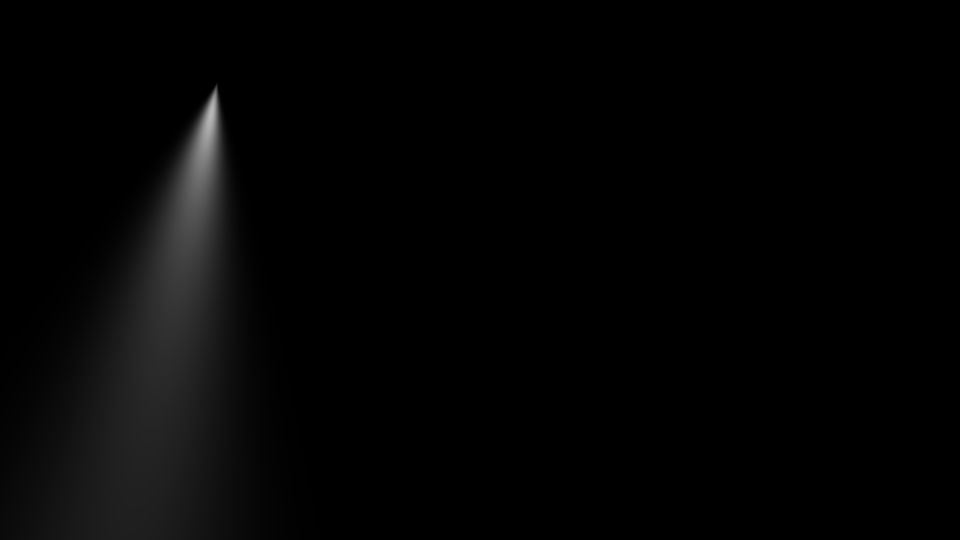
#> input picture img/left_w.bmp, 960 x 540 px, found by its file name
$ python spotlight.py
#> lines starting #> are read from the running program, lines starting #| are printed output that depends on the picture; after the words box and inside, x2 and y2 are one past the last pixel; in counts of white or black regions, pixels touching at a corner belong together
import os
import random
import numpy as np
from PIL import Image


# ========== ユーザーが指定する部分 ==========
# 入力画像（グレースケール）のファイル名
image_files = [
    'img\\left_w.bmp',
    'img\\center_w.bmp',
    'img\\right_w.bmp'
]

# 出力フォルダを指定
output_folder = 'C:\\Users\\nailr\\VScode Projects\\master\\output\\output_rgb'

# 色指定モード
use_random_color = False  # ← True にすればランダムカラー

# ランダムでない場合に使う色（RGBタプル）
# image_filesと同じ順番で設定
specified_colors = [
    (255, 0, 0),
    (255, 0, 0),
    (255, 0, 0),
]
# ============================================


def load_grayscale_image(path):
#> called with path = 'img\\left_w.bmp'
    return Image.open(path).convert('L')

def create_color_image(size, color):
    return Image.new('RGB', size, color)

def multiply_images(gray_img, color_img):
    gray_np = np.array(gray_img) / 255.0
    color_np = np.array(color_img)
    result_np = (color_np * gray_np[..., None]).astype(np.uint8)
    return Image.fromarray(result_np)

def add_all_images_hdr(image_list):
    result = np.zeros_like(np.array(image_list[0]), dtype=np.float32)
    for img in image_list:
        result += np.array(img, dtype=np.float32)
    max_val = np.max(result)
    if max_val > 0:
        result = (result / max_val) * 255
    return Image.fromarray(np.clip(result, 0, 255).astype(np.uint8))

def ensure_output_dir(path):
    os.makedirs(path, exist_ok=True)

def get_color(index):
    if use_random_color:
        return tuple(random.randint(0, 255) for _ in range(3))
    else:
        return specified_colors[index]

def process_images(image_paths, output_dir):
    ensure_output_dir(output_dir)
    colored_images = []

    for i, path in enumerate(image_paths):
        gray_img = load_grayscale_image(path)
        color = get_color(i)
        color_img = create_color_image(gray_img.size, color)
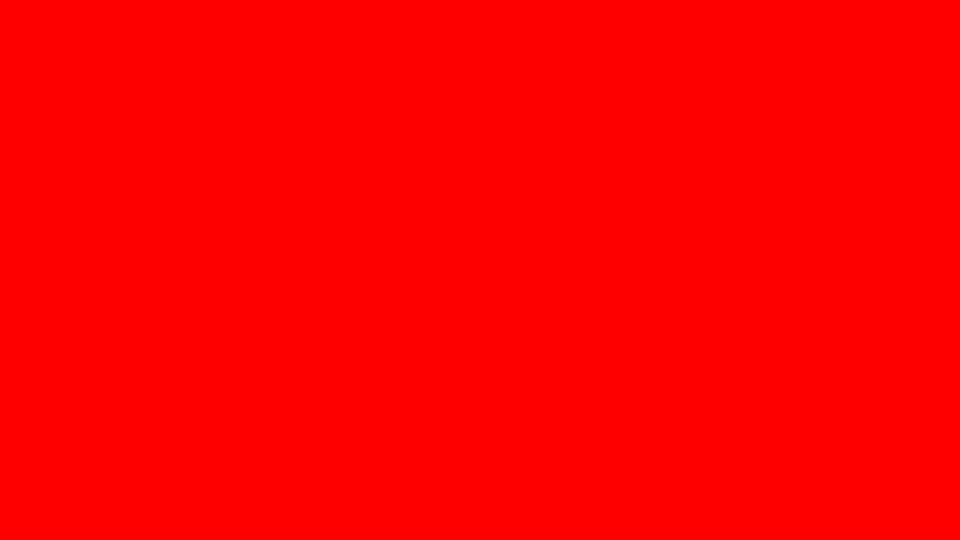
#> color_img: PIL image 960x540 RGB; mean R, G, B 255, 0, 0

        print(f"Processing: {path} with color {color}")
        colored_img = multiply_images(gray_img, color_img)
#> in multiply_images, `result_np = (color_np * gray_np[..., None]).astype(np.uint8)`:
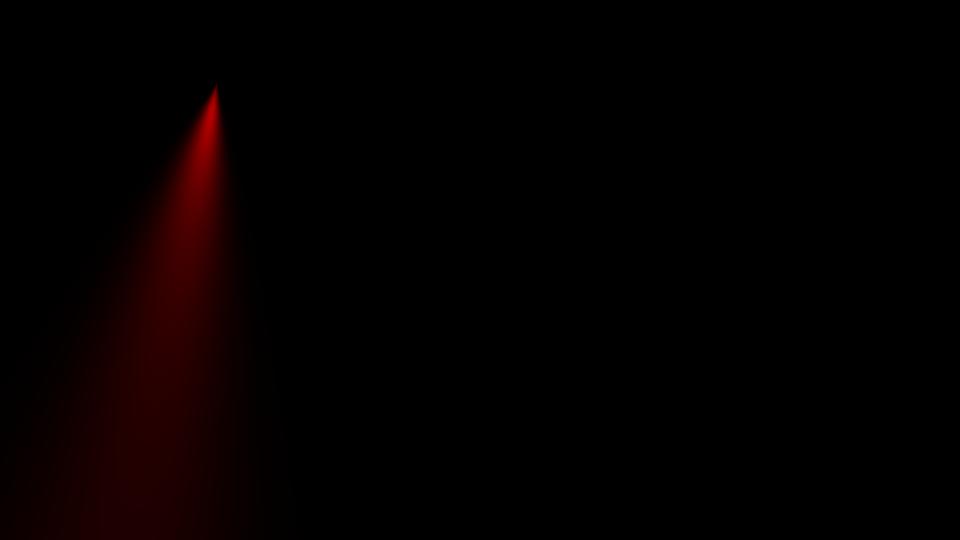
#> result_np: shape (540, 960, 3); mean R, G, B 4.3, 0, 0
        colored_images.append(colored_img)

        # 個別画像の保存
        filename = f"colored_image_{i+1}.png"
        colored_img.save(os.path.join(output_dir, filename))
#> pass 2 of the loop in process_images, `for i, path in enumerate(image_paths):`:
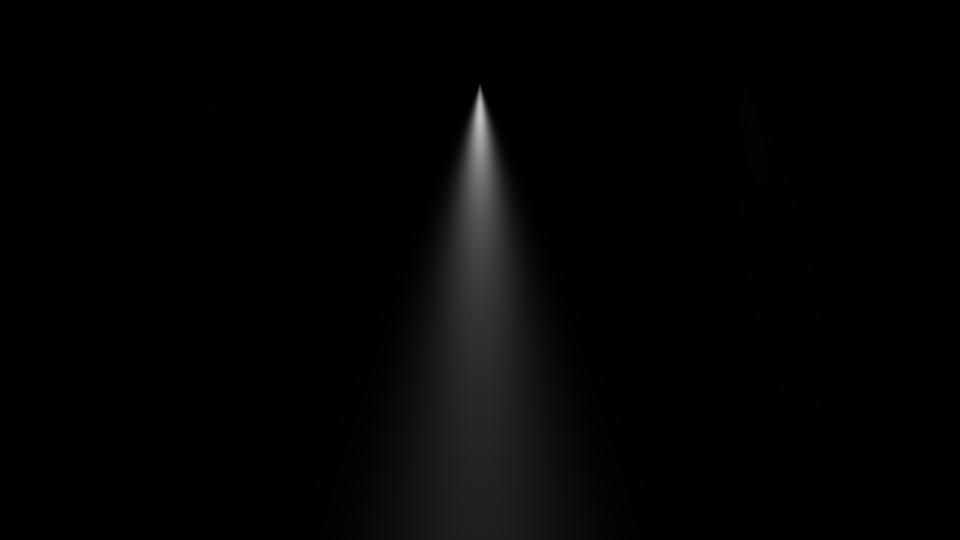
#> input picture img/center_w.bmp, 960 x 540 px, found by its file name
#> in multiply_images (call 2), `result_np = (color_np * gray_np[..., None]).astype(np.uint8)`:
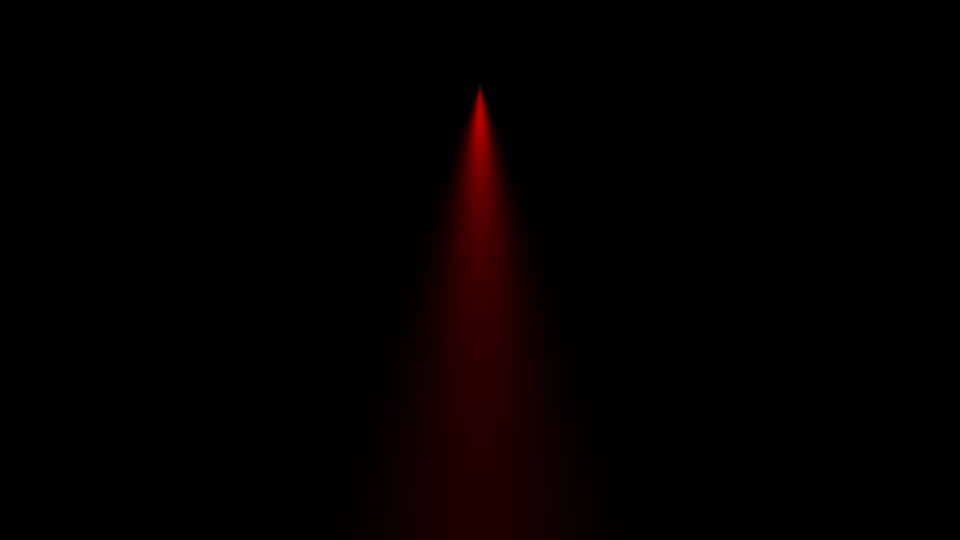
#> result_np: shape (540, 960, 3); mean R, G, B 3.7, 0, 0
#> pass 3 of the loop in process_images, `for i, path in enumerate(image_paths):`:
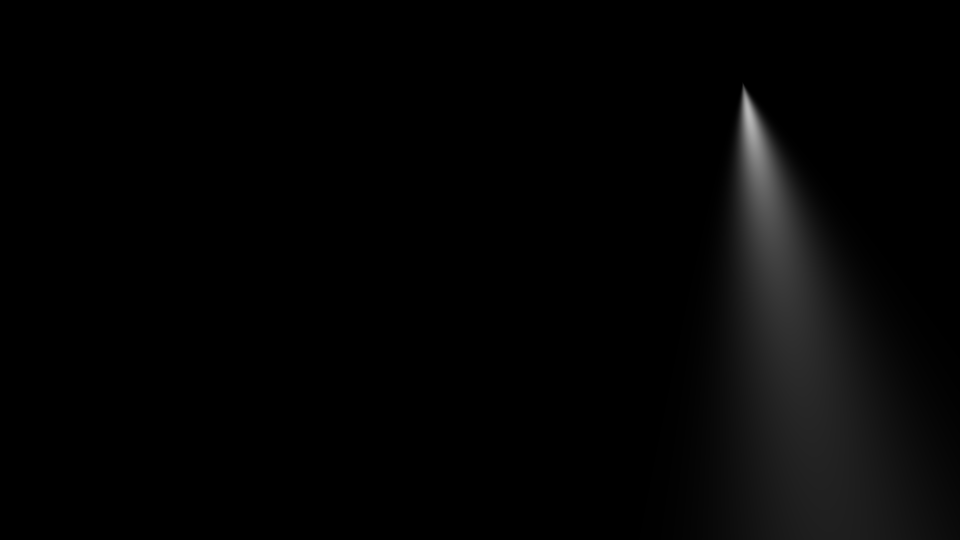
#> input picture img/right_w.bmp, 960 x 540 px, found by its file name
#> in multiply_images (call 3), `result_np = (color_np * gray_np[..., None]).astype(np.uint8)`:
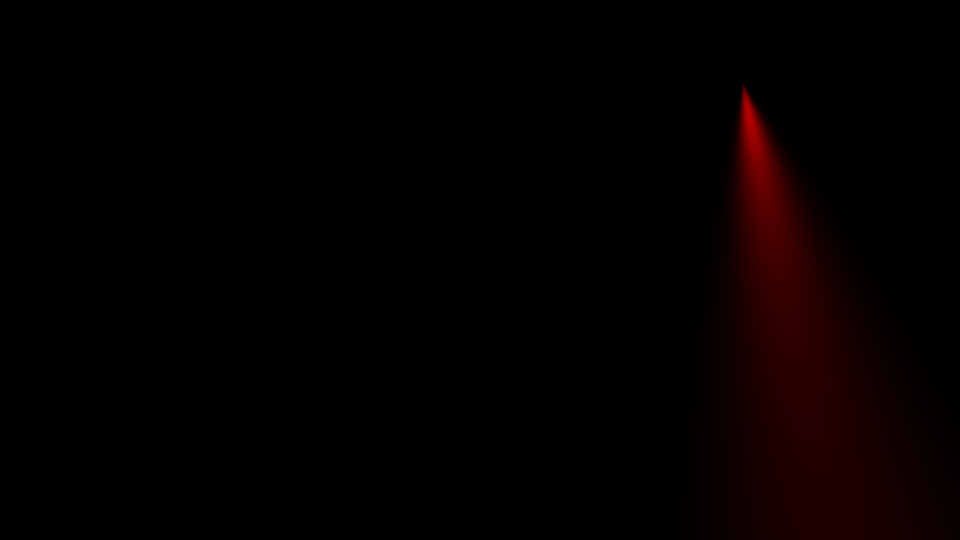
#> result_np: shape (540, 960, 3); mean R, G, B 4.3, 0, 0

    # 最終合成
    final_image = add_all_images_hdr(colored_images)
#> the loop in add_all_images_hdr, `for img in image_list:` made 3 passes
#> pass 2, in add_all_images_hdr, `result += np.array(img, dtype=np.float32)`:
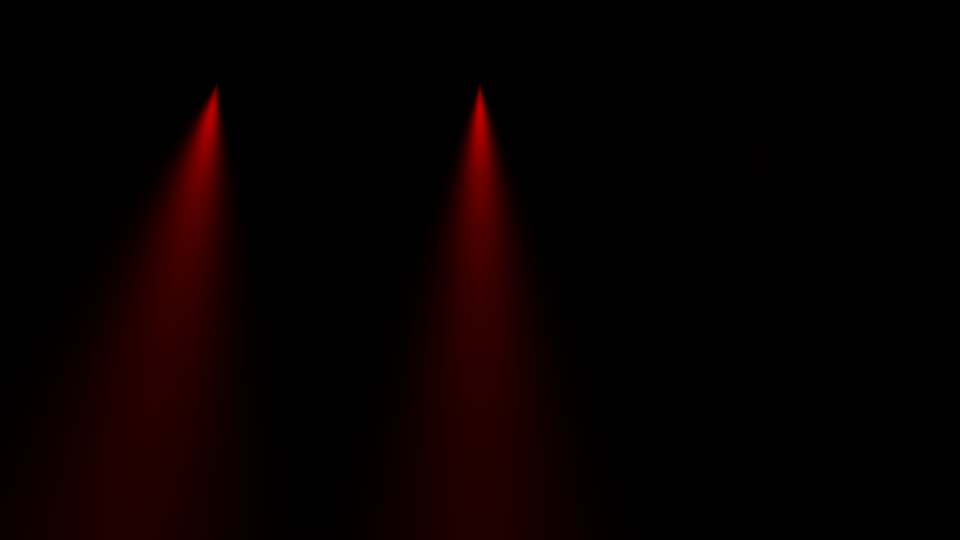
#> result: shape (540, 960, 3) float32; mean R, G, B 8, 0, 0
#> pass 3, in add_all_images_hdr, `result += np.array(img, dtype=np.float32)`:
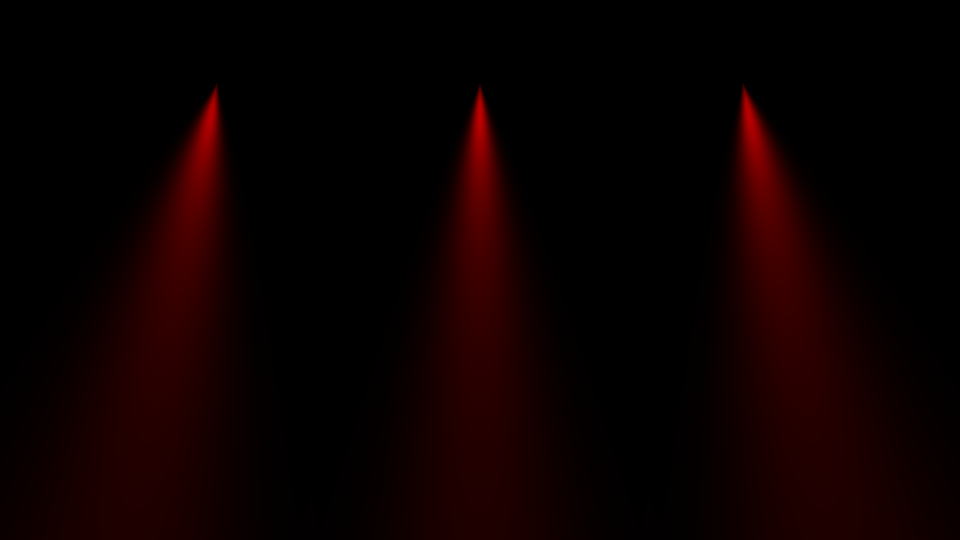
#> result: shape (540, 960, 3) float32; 18.48% of pixels changed, all inside (x1, y1, x2, y2) = (639, 82, 960, 540)
#> in add_all_images_hdr, `max_val = np.max(result)`: max_val = 192
#> in add_all_images_hdr, `result = (result / max_val) * 255`:
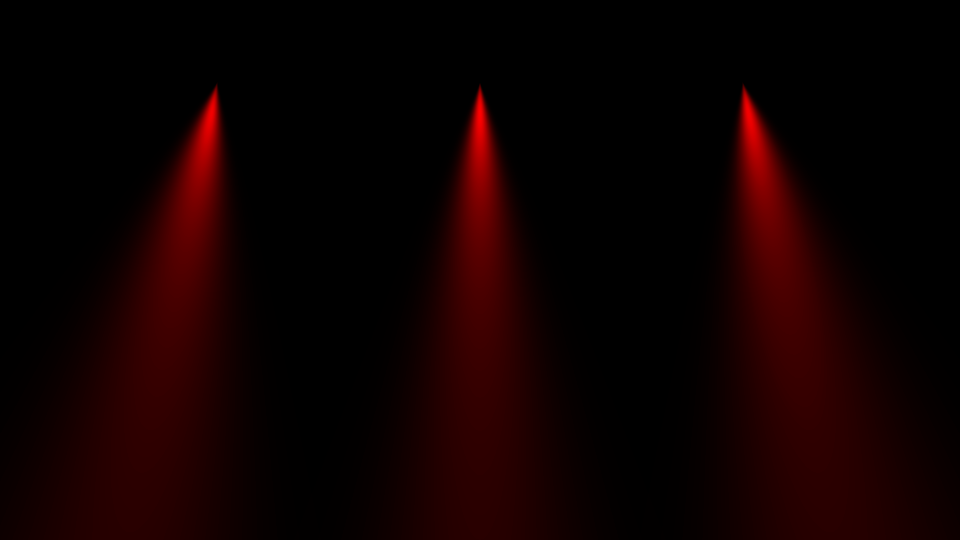
#> result: shape (540, 960, 3) float32; mean R, G, B 16.3, 0, 0
    final_path = os.path.join(output_dir, 'final_combined_image.png')
    final_image.save(final_path)

    print(f"✅ 全処理完了。画像は '{os.path.abspath(output_dir)}' に保存されました。")
    return final_image, colored_images

# ========== 実行 ==========
if __name__ == '__main__':
    final_result, individual_results = process_images(image_files, output_folder)
#> individual_results = 3 items
